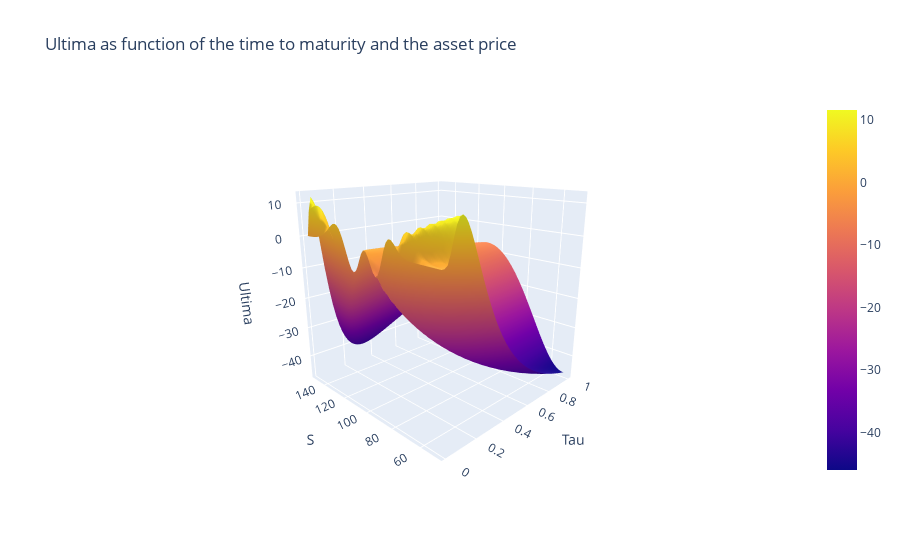

Source (notebook cell):
### Code cell
layout = go.Layout(title='Ultima as function of the time to maturity and the asset price', 
                   scene = dict(xaxis_title = 'Tau', yaxis_title = 'S', zaxis_title = 'Ultima', 
                                camera_eye = dict(x=-1.6, y=-1.6, z=0.7)))

fig = go.Figure(data=[go.Surface(z=Ultima, x=Tau_grid, y=S_grid)], layout=layout)

# interactive plot
iplot(fig)

plot(fig, filename='Ultima.html')

### Figure 1 — Plotly figure (JSON) as saved in the notebook; plotly's stock layout.template omitted (floating-point values rounded to 4 significant figures; data arrays with more than 128 entries replaced by an {"elided": "..."} marker saying what was removed)
{"data": [{"type": "surface", "x": [0.01, 0.02678, 0.04356, 0.06034, 0.07712, 0.0939, 0.1107, 0.1275, 0.1442, 0.161, 0.1778, 0.1946, 0.2114, 0.2281, 0.2449, 0.2617, 0.2785, 0.2953, 0.312, 0.3288, 0.3456, 0.3624, 0.3792, 0.3959, 0.4127, 0.4295, 0.4463, 0.4631, 0.4798, 0.4966, 0.5134, 0.5302, 0.5469, 0.5637, 0.5805, 0.5973, 0.6141, 0.6308, 0.6476, 0.6644, 0.6812, 0.698, 0.7147, 0.7315, 0.7483, 0.7651, 0.7819, 0.7986, 0.8154, 0.8322, 0.849, 0.8658, 0.8825, 0.8993, 0.9161, 0.9329, 0.9497, 0.9664, 0.9832, 1], "y": [50, 51.69, 53.39, 55.08, 56.78, 58.47, 60.17, 61.86, 63.56, 65.25, 66.95, 68.64, 70.34, 72.03, 73.73, 75.42, 77.12, 78.81, 80.51, 82.2, 83.9, 85.59, 87.29, 88.98, 90.68, 92.37, 94.07, 95.76, 97.46, 99.15, 100.8, 102.5, 104.2, 105.9, 107.6, 109.3, 111.0, 112.7, 114.4, 116.1, 117.8, 119.5, 121.2, 122.9, 124.6, 126.3, 128.0, 129.7, 131.4, 133.1, 134.7, 136.4, 138.1, 139.8, 141.5, 143.2, 144.9, 146.6, 148.3, 150.0], "z": {"elided": "60x60 float values"}}], "layout": {"scene": {"camera": {"eye": {"x": -1.6, "y": -1.6, "z": 0.7}}, "xaxis": {"title": {"text": "Tau"}}, "yaxis": {"title": {"text": "S"}}, "zaxis": {"title": {"text": "Ultima"}}}, "title": {"text": "Ultima as function of the time to maturity and the asset price"}}}
